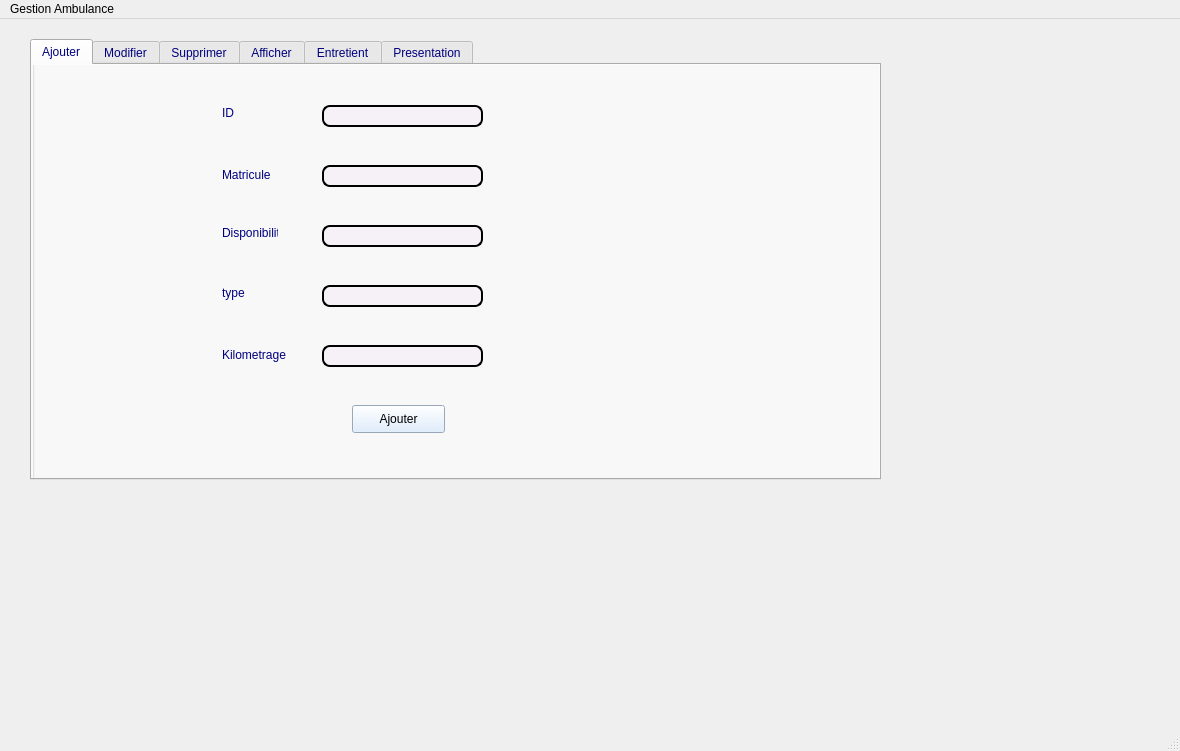
<?xml version="1.0" encoding="UTF-8"?>
<ui version="4.0">
 <class>MainWindow</class>
 <widget class="QMainWindow" name="MainWindow">
  <property name="geometry">
   <rect>
    <x>0</x>
    <y>0</y>
    <width>1180</width>
    <height>751</height>
   </rect>
  </property>
  <property name="windowTitle">
   <string>MainWindow</string>
  </property>
  <widget class="QWidget" name="centralwidget">
   <widget class="QTabWidget" name="table_ambulance">
    <property name="geometry">
     <rect>
      <x>30</x>
      <y>20</y>
      <width>851</width>
      <height>441</height>
     </rect>
    </property>
    <property name="cursor">
     <cursorShape>ArrowCursor</cursorShape>
    </property>
    <property name="styleSheet">
     <string notr="true">color: rgb(255, 0, 0);
color: rgb(0, 0, 127);</string>
    </property>
    <property name="currentIndex">
     <number>0</number>
    </property>
    <widget class="QWidget" name="tab_10">
     <attribute name="title">
      <string>Ajouter</string>
     </attribute>
     <widget class="QGroupBox" name="groupBox_5">
      <property name="geometry">
       <rect>
        <x>0</x>
        <y>-30</y>
        <width>1061</width>
        <height>521</height>
       </rect>
      </property>
      <property name="styleSheet">
       <string notr="true">file:///C:/Users/onsbe/Desktop/QT/327830503_753911096167635_7698703447118644401_n.png</string>
      </property>
      <property name="title">
       <string>Ajout</string>
      </property>
      <widget class="QLabel" name="label_29">
       <property name="geometry">
        <rect>
         <x>190</x>
         <y>70</y>
         <width>56</width>
         <height>16</height>
        </rect>
       </property>
       <property name="styleSheet">
        <string notr="true">color: rgb(0, 0, 127);</string>
       </property>
       <property name="text">
        <string>ID</string>
       </property>
      </widget>
      <widget class="QLabel" name="label_30">
       <property name="geometry">
        <rect>
         <x>190</x>
         <y>250</y>
         <width>56</width>
         <height>16</height>
        </rect>
       </property>
       <property name="styleSheet">
        <string notr="true">color: rgb(0, 0, 127);</string>
       </property>
       <property name="text">
        <string>type</string>
       </property>
      </widget>
      <widget class="QLabel" name="label_31">
       <property name="geometry">
        <rect>
         <x>190</x>
         <y>190</y>
         <width>56</width>
         <height>16</height>
        </rect>
       </property>
       <property name="styleSheet">
        <string notr="true">color: rgb(0, 0, 127);</string>
       </property>
       <property name="text">
        <string>Disponibilité</string>
       </property>
      </widget>
      <widget class="QLabel" name="label_32">
       <property name="geometry">
        <rect>
         <x>190</x>
         <y>130</y>
         <width>61</width>
         <height>20</height>
        </rect>
       </property>
       <property name="styleSheet">
        <string notr="true">color: rgb(0, 0, 127);</string>
       </property>
       <property name="text">
        <string>Matricule</string>
       </property>
      </widget>
      <widget class="QLabel" name="label_33">
       <property name="geometry">
        <rect>
         <x>190</x>
         <y>310</y>
         <width>71</width>
         <height>20</height>
        </rect>
       </property>
       <property name="styleSheet">
        <string notr="true">color: rgb(0, 0, 127);</string>
       </property>
       <property name="text">
        <string>Kilometrage</string>
       </property>
      </widget>
      <widget class="QPushButton" name="pb_ajouter">
       <property name="geometry">
        <rect>
         <x>320</x>
         <y>370</y>
         <width>93</width>
         <height>28</height>
        </rect>
       </property>
       <property name="cursor">
        <cursorShape>CrossCursor</cursorShape>
       </property>
       <property name="styleSheet">
        <string notr="true">background-color: rgb(216, 234, 255);
color: rgb(0, 0, 0);</string>
       </property>
       <property name="text">
        <string>Ajouter</string>
       </property>
      </widget>
      <widget class="QLabel" name="label_2">
       <property name="geometry">
        <rect>
         <x>0</x>
         <y>-10</y>
         <width>841</width>
         <height>451</height>
        </rect>
       </property>
       <property name="text">
        <string/>
       </property>
       <property name="pixmap">
        <pixmap resource="pics.qrc">:/pics/Sans titre-4.jpg</pixmap>
       </property>
       <property name="scaledContents">
        <bool>true</bool>
       </property>
       <property name="alignment">
        <set>Qt::AlignBottom|Qt::AlignHCenter</set>
       </property>
       <property name="margin">
        <number>-1</number>
       </property>
       <property name="indent">
        <number>14</number>
       </property>
       <property name="openExternalLinks">
        <bool>false</bool>
       </property>
      </widget>
      <widget class="QLineEdit" name="le_type">
       <property name="geometry">
        <rect>
         <x>290</x>
         <y>250</y>
         <width>161</width>
         <height>22</height>
        </rect>
       </property>
       <property name="styleSheet">
        <string notr="true">QLineEdit {



background-color: rgb(246, 241, 247);

padding: 1px;

border-style: solid;

border: 2px solid bleu;

border-radius: 8px;

}

</string>
       </property>
      </widget>
      <widget class="QLineEdit" name="le_mat">
       <property name="geometry">
        <rect>
         <x>290</x>
         <y>130</y>
         <width>161</width>
         <height>22</height>
        </rect>
       </property>
       <property name="styleSheet">
        <string notr="true">QLineEdit {



background-color: rgb(246, 241, 247);

padding: 1px;

border-style: solid;

border: 2px solid bleu;

border-radius: 8px;

}


</string>
       </property>
      </widget>
      <widget class="QLineEdit" name="le_kilo">
       <property name="geometry">
        <rect>
         <x>290</x>
         <y>310</y>
         <width>161</width>
         <height>22</height>
        </rect>
       </property>
       <property name="styleSheet">
        <string notr="true">QLineEdit {



background-color: rgb(246, 241, 247);

padding: 1px;

border-style: solid;

border: 2px solid bleu;

border-radius: 8px;

}


</string>
       </property>
      </widget>
      <widget class="QLineEdit" name="le_id">
       <property name="geometry">
        <rect>
         <x>290</x>
         <y>70</y>
         <width>161</width>
         <height>22</height>
        </rect>
       </property>
       <property name="styleSheet">
        <string notr="true">QLineEdit {



background-color: rgb(246, 241, 247);

padding: 1px;

border-style: solid;

border: 2px solid bleu;

border-radius: 8px;

}

</string>
       </property>
      </widget>
      <widget class="QLineEdit" name="le_dispo">
       <property name="geometry">
        <rect>
         <x>290</x>
         <y>190</y>
         <width>161</width>
         <height>22</height>
        </rect>
       </property>
       <property name="styleSheet">
        <string notr="true">QLineEdit {



background-color: rgb(246, 241, 247);

padding: 1px;

border-style: solid;

border: 2px solid bleu;

border-radius: 8px;

}

</string>
       </property>
      </widget>
      <zorder>label_2</zorder>
      <zorder>label_29</zorder>
      <zorder>label_30</zorder>
      <zorder>label_31</zorder>
      <zorder>label_32</zorder>
      <zorder>label_33</zorder>
      <zorder>pb_ajouter</zorder>
      <zorder>le_type</zorder>
      <zorder>le_mat</zorder>
      <zorder>le_kilo</zorder>
      <zorder>le_id</zorder>
      <zorder>le_dispo</zorder>
     </widget>
    </widget>
    <widget class="QWidget" name="tab_11">
     <attribute name="title">
      <string>Modifier</string>
     </attribute>
     <widget class="QGroupBox" name="groupBox_6">
      <property name="geometry">
       <rect>
        <x>-10</x>
        <y>-20</y>
        <width>851</width>
        <height>431</height>
       </rect>
      </property>
      <property name="styleSheet">
       <string notr="true"/>
      </property>
      <property name="title">
       <string>Modification</string>
      </property>
      <widget class="QPushButton" name="pushButton_11">
       <property name="geometry">
        <rect>
         <x>300</x>
         <y>380</y>
         <width>93</width>
         <height>28</height>
        </rect>
       </property>
       <property name="cursor">
        <cursorShape>CrossCursor</cursorShape>
       </property>
       <property name="styleSheet">
        <string notr="true">background-color: rgb(179, 230, 253);</string>
       </property>
       <property name="text">
        <string>Modifier</string>
       </property>
      </widget>
      <widget class="QLabel" name="label_34">
       <property name="geometry">
        <rect>
         <x>240</x>
         <y>120</y>
         <width>56</width>
         <height>16</height>
        </rect>
       </property>
       <property name="styleSheet">
        <string notr="true">color: rgb(0, 0, 127);</string>
       </property>
       <property name="text">
        <string>type</string>
       </property>
      </widget>
      <widget class="QLabel" name="label_37">
       <property name="geometry">
        <rect>
         <x>240</x>
         <y>180</y>
         <width>56</width>
         <height>16</height>
        </rect>
       </property>
       <property name="styleSheet">
        <string notr="true">color: rgb(0, 0, 127);</string>
       </property>
       <property name="text">
        <string>Disponibilité</string>
       </property>
      </widget>
      <widget class="QLineEdit" name="lineEdit_38">
       <property name="geometry">
        <rect>
         <x>340</x>
         <y>120</y>
         <width>161</width>
         <height>22</height>
        </rect>
       </property>
       <property name="styleSheet">
        <string notr="true">QLineEdit {



background-color: rgb(246, 241, 247);

padding: 1px;

border-style: solid;

border: 2px solid bleu;

border-radius: 8px;

}


</string>
       </property>
      </widget>
      <widget class="QLineEdit" name="lineEdit_39">
       <property name="geometry">
        <rect>
         <x>340</x>
         <y>180</y>
         <width>161</width>
         <height>22</height>
        </rect>
       </property>
       <property name="styleSheet">
        <string notr="true">QLineEdit {



background-color: rgb(246, 241, 247);

padding: 1px;

border-style: solid;

border: 2px solid bleu;

border-radius: 8px;

}

</string>
       </property>
      </widget>
      <widget class="QLabel" name="label_38">
       <property name="geometry">
        <rect>
         <x>240</x>
         <y>60</y>
         <width>56</width>
         <height>16</height>
        </rect>
       </property>
       <property name="styleSheet">
        <string notr="true">color: rgb(0, 0, 127);</string>
       </property>
       <property name="text">
        <string>ID</string>
       </property>
      </widget>
      <widget class="QLineEdit" name="lineEdit_40">
       <property name="geometry">
        <rect>
         <x>340</x>
         <y>300</y>
         <width>161</width>
         <height>22</height>
        </rect>
       </property>
       <property name="styleSheet">
        <string notr="true">QLineEdit {



background-color: rgb(246, 241, 247);

padding: 1px;

border-style: solid;

border: 2px solid bleu;

border-radius: 8px;

}


</string>
       </property>
      </widget>
      <widget class="QLineEdit" name="lineEdit_41">
       <property name="geometry">
        <rect>
         <x>340</x>
         <y>240</y>
         <width>161</width>
         <height>22</height>
        </rect>
       </property>
       <property name="styleSheet">
        <string notr="true">QLineEdit {



background-color: rgb(246, 241, 247);

padding: 1px;

border-style: solid;

border: 2px solid bleu;

border-radius: 8px;

}

</string>
       </property>
      </widget>
      <widget class="QLabel" name="label_39">
       <property name="geometry">
        <rect>
         <x>240</x>
         <y>300</y>
         <width>71</width>
         <height>20</height>
        </rect>
       </property>
       <property name="styleSheet">
        <string notr="true">color: rgb(0, 0, 127);</string>
       </property>
       <property name="text">
        <string>Kilometrage</string>
       </property>
      </widget>
      <widget class="QLineEdit" name="lineEdit_42">
       <property name="geometry">
        <rect>
         <x>340</x>
         <y>60</y>
         <width>161</width>
         <height>22</height>
        </rect>
       </property>
       <property name="styleSheet">
        <string notr="true">QLineEdit {



background-color: rgb(246, 241, 247);

padding: 1px;

border-style: solid;

border: 2px solid bleu;

border-radius: 8px;

}

</string>
       </property>
      </widget>
      <widget class="QLabel" name="label_40">
       <property name="geometry">
        <rect>
         <x>240</x>
         <y>240</y>
         <width>61</width>
         <height>20</height>
        </rect>
       </property>
       <property name="styleSheet">
        <string notr="true">color: rgb(0, 0, 127);</string>
       </property>
       <property name="text">
        <string>Matricule</string>
       </property>
      </widget>
      <widget class="QLabel" name="label">
       <property name="geometry">
        <rect>
         <x>10</x>
         <y>-20</y>
         <width>841</width>
         <height>451</height>
        </rect>
       </property>
       <property name="text">
        <string/>
       </property>
       <property name="pixmap">
        <pixmap resource="pics.qrc">:/pics/Sans titre-4.jpg</pixmap>
       </property>
       <property name="scaledContents">
        <bool>true</bool>
       </property>
       <property name="alignment">
        <set>Qt::AlignBottom|Qt::AlignHCenter</set>
       </property>
       <property name="margin">
        <number>-1</number>
       </property>
       <property name="indent">
        <number>14</number>
       </property>
       <property name="openExternalLinks">
        <bool>false</bool>
       </property>
      </widget>
      <zorder>label</zorder>
      <zorder>pushButton_11</zorder>
      <zorder>label_34</zorder>
      <zorder>label_37</zorder>
      <zorder>lineEdit_38</zorder>
      <zorder>lineEdit_39</zorder>
      <zorder>label_38</zorder>
      <zorder>lineEdit_40</zorder>
      <zorder>lineEdit_41</zorder>
      <zorder>label_39</zorder>
      <zorder>lineEdit_42</zorder>
      <zorder>label_40</zorder>
     </widget>
    </widget>
    <widget class="QWidget" name="tab_13">
     <attribute name="title">
      <string>Supprimer</string>
     </attribute>
     <widget class="QGroupBox" name="groupBox_8">
      <property name="geometry">
       <rect>
        <x>0</x>
        <y>-20</y>
        <width>841</width>
        <height>441</height>
       </rect>
      </property>
      <property name="cursor">
       <cursorShape>ArrowCursor</cursorShape>
      </property>
      <property name="styleSheet">
       <string notr="true">background-color: rgb(64, 26, 255);
background-color: rgb(170, 211, 255);</string>
      </property>
      <property name="title">
       <string>Suppression </string>
      </property>
      <widget class="QLabel" name="label_13">
       <property name="geometry">
        <rect>
         <x>240</x>
         <y>110</y>
         <width>181</width>
         <height>16</height>
        </rect>
       </property>
       <property name="text">
        <string>Saisir l'ID d'Ambulance   :</string>
       </property>
      </widget>
      <widget class="QLabel" name="label_14">
       <property name="geometry">
        <rect>
         <x>250</x>
         <y>150</y>
         <width>21</width>
         <height>16</height>
        </rect>
       </property>
       <property name="text">
        <string>ID :</string>
       </property>
      </widget>
      <widget class="QPushButton" name="pushButton_15">
       <property name="geometry">
        <rect>
         <x>330</x>
         <y>220</y>
         <width>93</width>
         <height>28</height>
        </rect>
       </property>
       <property name="cursor">
        <cursorShape>CrossCursor</cursorShape>
       </property>
       <property name="text">
        <string>Supprimer</string>
       </property>
      </widget>
      <widget class="QLineEdit" name="lineEdit_43">
       <property name="geometry">
        <rect>
         <x>280</x>
         <y>150</y>
         <width>161</width>
         <height>22</height>
        </rect>
       </property>
       <property name="styleSheet">
        <string notr="true">QLineEdit {



background-color: rgb(246, 241, 247);

padding: 1px;

border-style: solid;

border: 2px solid bleu;

border-radius: 8px;

}

</string>
       </property>
      </widget>
      <widget class="QLabel" name="label_4">
       <property name="geometry">
        <rect>
         <x>0</x>
         <y>-20</y>
         <width>841</width>
         <height>451</height>
        </rect>
       </property>
       <property name="text">
        <string/>
       </property>
       <property name="pixmap">
        <pixmap resource="pics.qrc">:/pics/Sans titre-4.jpg</pixmap>
       </property>
       <property name="scaledContents">
        <bool>true</bool>
       </property>
       <property name="alignment">
        <set>Qt::AlignBottom|Qt::AlignHCenter</set>
       </property>
       <property name="margin">
        <number>-1</number>
       </property>
       <property name="indent">
        <number>14</number>
       </property>
       <property name="openExternalLinks">
        <bool>false</bool>
       </property>
      </widget>
      <zorder>label_4</zorder>
      <zorder>label_13</zorder>
      <zorder>label_14</zorder>
      <zorder>pushButton_15</zorder>
      <zorder>lineEdit_43</zorder>
     </widget>
    </widget>
    <widget class="QWidget" name="tab_12">
     <attribute name="title">
      <string>Afficher</string>
     </attribute>
     <widget class="QGroupBox" name="groupBox_7">
      <property name="geometry">
       <rect>
        <x>0</x>
        <y>-20</y>
        <width>991</width>
        <height>481</height>
       </rect>
      </property>
      <property name="styleSheet">
       <string notr="true">background-color: rgb(194, 219, 255);

background-color: rgb(64, 26, 255);
background-color: rgb(170, 211, 255);</string>
      </property>
      <property name="title">
       <string>Affichage</string>
      </property>
      <widget class="QTableView" name="tableView_3">
       <property name="geometry">
        <rect>
         <x>20</x>
         <y>160</y>
         <width>321</width>
         <height>231</height>
        </rect>
       </property>
       <property name="styleSheet">
        <string notr="true"/>
       </property>
      </widget>
      <widget class="QLabel" name="label_11">
       <property name="geometry">
        <rect>
         <x>30</x>
         <y>40</y>
         <width>101</width>
         <height>20</height>
        </rect>
       </property>
       <property name="text">
        <string>Rechercher :</string>
       </property>
      </widget>
      <widget class="QLineEdit" name="lineEdit_5">
       <property name="geometry">
        <rect>
         <x>20</x>
         <y>80</y>
         <width>113</width>
         <height>22</height>
        </rect>
       </property>
       <property name="styleSheet">
        <string notr="true">QLineEdit {



background-color: rgb(246, 241, 247);

padding: 1px;

border-style: solid;

border: 2px solid ;

border-radius: 8px;

}


</string>
       </property>
      </widget>
      <widget class="QRadioButton" name="radioButton_4">
       <property name="geometry">
        <rect>
         <x>140</x>
         <y>40</y>
         <width>97</width>
         <height>20</height>
        </rect>
       </property>
       <property name="text">
        <string>Type</string>
       </property>
      </widget>
      <widget class="QRadioButton" name="radioButton_5">
       <property name="geometry">
        <rect>
         <x>140</x>
         <y>70</y>
         <width>97</width>
         <height>20</height>
        </rect>
       </property>
       <property name="text">
        <string>Matricule</string>
       </property>
      </widget>
      <widget class="QRadioButton" name="radioButton_6">
       <property name="geometry">
        <rect>
         <x>140</x>
         <y>100</y>
         <width>97</width>
         <height>20</height>
        </rect>
       </property>
       <property name="text">
        <string>ID </string>
       </property>
      </widget>
      <widget class="QPushButton" name="pushButton_12">
       <property name="geometry">
        <rect>
         <x>20</x>
         <y>120</y>
         <width>93</width>
         <height>28</height>
        </rect>
       </property>
       <property name="cursor">
        <cursorShape>CrossCursor</cursorShape>
       </property>
       <property name="styleSheet">
        <string notr="true">QPushButton {







	background-color: rgb(85, 85, 255);






color: black;















border-width: 1px;







border-color: #339;







border-style: solid;







border-radius: 7;







padding: 3px;







font-size: 12px;







padding-left: 10px;







padding-right: 10px;















}</string>
       </property>
       <property name="text">
        <string>Afficher</string>
       </property>
      </widget>
      <widget class="QLabel" name="label_12">
       <property name="geometry">
        <rect>
         <x>330</x>
         <y>50</y>
         <width>81</width>
         <height>16</height>
        </rect>
       </property>
       <property name="text">
        <string>Trier par :</string>
       </property>
      </widget>
      <widget class="QComboBox" name="comboBox_2">
       <property name="geometry">
        <rect>
         <x>410</x>
         <y>50</y>
         <width>91</width>
         <height>22</height>
        </rect>
       </property>
       <property name="styleSheet">
        <string notr="true">color: rgb(0, 0, 0);</string>
       </property>
       <item>
        <property name="text">
         <string>Type</string>
        </property>
       </item>
       <item>
        <property name="text">
         <string>Matricule</string>
        </property>
       </item>
       <item>
        <property name="text">
         <string>ID</string>
        </property>
       </item>
      </widget>
      <widget class="QPushButton" name="pushButton_13">
       <property name="geometry">
        <rect>
         <x>350</x>
         <y>90</y>
         <width>93</width>
         <height>28</height>
        </rect>
       </property>
       <property name="cursor">
        <cursorShape>CrossCursor</cursorShape>
       </property>
       <property name="styleSheet">
        <string notr="true">QPushButton {
	background-color: rgb(174, 199, 253);
	













color: black;















border-width: 1px;







border-color: #339;







border-style: solid;







border-radius: 7;







padding: 3px;







font-size: 12px;







padding-left: 10px;







padding-right: 10px;















}</string>
       </property>
       <property name="text">
        <string>Afficher</string>
       </property>
      </widget>
      <widget class="QPushButton" name="pushButton_14">
       <property name="geometry">
        <rect>
         <x>390</x>
         <y>390</y>
         <width>93</width>
         <height>28</height>
        </rect>
       </property>
       <property name="cursor">
        <cursorShape>CrossCursor</cursorShape>
       </property>
       <property name="styleSheet">
        <string notr="true">QPushButton {







background-color: rgb(222, 222, 222);







color: black;















border-width: 1px;







border-color: #339;







border-style: solid;







border-radius: 7;







padding: 3px;







font-size: 12px;







padding-left: 10px;







padding-right: 10px;















}</string>
       </property>
       <property name="text">
        <string>PDF</string>
       </property>
      </widget>
      <widget class="QLabel" name="label_3">
       <property name="geometry">
        <rect>
         <x>0</x>
         <y>-20</y>
         <width>841</width>
         <height>481</height>
        </rect>
       </property>
       <property name="text">
        <string/>
       </property>
       <property name="pixmap">
        <pixmap resource="pics.qrc">:/pics/Sans titre-4.jpg</pixmap>
       </property>
       <property name="scaledContents">
        <bool>true</bool>
       </property>
       <property name="alignment">
        <set>Qt::AlignBottom|Qt::AlignHCenter</set>
       </property>
       <property name="margin">
        <number>-1</number>
       </property>
       <property name="indent">
        <number>14</number>
       </property>
       <property name="openExternalLinks">
        <bool>false</bool>
       </property>
      </widget>
      <zorder>label_3</zorder>
      <zorder>tableView_3</zorder>
      <zorder>label_11</zorder>
      <zorder>lineEdit_5</zorder>
      <zorder>radioButton_4</zorder>
      <zorder>radioButton_5</zorder>
      <zorder>radioButton_6</zorder>
      <zorder>pushButton_12</zorder>
      <zorder>label_12</zorder>
      <zorder>comboBox_2</zorder>
      <zorder>pushButton_13</zorder>
      <zorder>pushButton_14</zorder>
     </widget>
    </widget>
    <widget class="QWidget" name="tab_14">
     <attribute name="title">
      <string>Entretient</string>
     </attribute>
     <widget class="QWidget" name="widget_3" native="true">
      <property name="geometry">
       <rect>
        <x>0</x>
        <y>0</y>
        <width>1051</width>
        <height>481</height>
       </rect>
      </property>
      <property name="styleSheet">
       <string notr="true">font: 75 8pt &quot;MS Shell Dlg 2&quot;;</string>
      </property>
      <widget class="QLineEdit" name="lineEdit_44">
       <property name="geometry">
        <rect>
         <x>70</x>
         <y>80</y>
         <width>161</width>
         <height>22</height>
        </rect>
       </property>
       <property name="styleSheet">
        <string notr="true">QLineEdit {



background-color: rgb(246, 241, 247);

padding: 1px;

border-style: solid;

border: 2px solid bleu;

border-radius: 8px;

}

</string>
       </property>
      </widget>
      <widget class="QLabel" name="label_15">
       <property name="geometry">
        <rect>
         <x>20</x>
         <y>80</y>
         <width>56</width>
         <height>16</height>
        </rect>
       </property>
       <property name="text">
        <string>ID</string>
       </property>
      </widget>
      <widget class="QLabel" name="label_41">
       <property name="geometry">
        <rect>
         <x>30</x>
         <y>40</y>
         <width>181</width>
         <height>16</height>
        </rect>
       </property>
       <property name="text">
        <string>Saisir l'ID d'Ambulance   :</string>
       </property>
      </widget>
      <widget class="QPushButton" name="pushButton_16">
       <property name="geometry">
        <rect>
         <x>310</x>
         <y>80</y>
         <width>93</width>
         <height>28</height>
        </rect>
       </property>
       <property name="cursor">
        <cursorShape>CrossCursor</cursorShape>
       </property>
       <property name="text">
        <string>Valider</string>
       </property>
      </widget>
      <widget class="QListWidget" name="listWidget_4">
       <property name="geometry">
        <rect>
         <x>40</x>
         <y>150</y>
         <width>256</width>
         <height>192</height>
        </rect>
       </property>
      </widget>
      <widget class="QLabel" name="label_5">
       <property name="geometry">
        <rect>
         <x>0</x>
         <y>-30</y>
         <width>841</width>
         <height>441</height>
        </rect>
       </property>
       <property name="text">
        <string/>
       </property>
       <property name="pixmap">
        <pixmap resource="pics.qrc">:/pics/Sans titre-4.jpg</pixmap>
       </property>
       <property name="scaledContents">
        <bool>true</bool>
       </property>
       <property name="alignment">
        <set>Qt::AlignBottom|Qt::AlignHCenter</set>
       </property>
       <property name="margin">
        <number>-1</number>
       </property>
       <property name="indent">
        <number>14</number>
       </property>
       <property name="openExternalLinks">
        <bool>false</bool>
       </property>
      </widget>
      <zorder>label_5</zorder>
      <zorder>lineEdit_44</zorder>
      <zorder>label_15</zorder>
      <zorder>label_41</zorder>
      <zorder>pushButton_16</zorder>
      <zorder>listWidget_4</zorder>
     </widget>
    </widget>
    <widget class="QWidget" name="tab_15">
     <attribute name="title">
      <string>Presentation</string>
     </attribute>
     <widget class="QWidget" name="widget_4" native="true">
      <property name="geometry">
       <rect>
        <x>0</x>
        <y>0</y>
        <width>1051</width>
        <height>481</height>
       </rect>
      </property>
      <property name="styleSheet">
       <string notr="true">font: 75 8pt &quot;MS Shell Dlg 2&quot;;</string>
      </property>
      <widget class="QLineEdit" name="lineEdit_45">
       <property name="geometry">
        <rect>
         <x>70</x>
         <y>80</y>
         <width>161</width>
         <height>22</height>
        </rect>
       </property>
       <property name="styleSheet">
        <string notr="true">QLineEdit {



background-color: rgb(246, 241, 247);

padding: 1px;

border-style: solid;

border: 2px solid bleu;

border-radius: 8px;

}

</string>
       </property>
      </widget>
      <widget class="QLabel" name="label_42">
       <property name="geometry">
        <rect>
         <x>20</x>
         <y>80</y>
         <width>56</width>
         <height>16</height>
        </rect>
       </property>
       <property name="text">
        <string>ID</string>
       </property>
      </widget>
      <widget class="QLabel" name="label_43">
       <property name="geometry">
        <rect>
         <x>30</x>
         <y>40</y>
         <width>181</width>
         <height>16</height>
        </rect>
       </property>
       <property name="text">
        <string>Saisir l'ID d'Ambulance   :</string>
       </property>
      </widget>
      <widget class="QPushButton" name="pushButton_17">
       <property name="geometry">
        <rect>
         <x>310</x>
         <y>80</y>
         <width>93</width>
         <height>28</height>
        </rect>
       </property>
       <property name="cursor">
        <cursorShape>CrossCursor</cursorShape>
       </property>
       <property name="text">
        <string>Valider</string>
       </property>
      </widget>
      <widget class="QLabel" name="label_6">
       <property name="geometry">
        <rect>
         <x>0</x>
         <y>-30</y>
         <width>861</width>
         <height>461</height>
        </rect>
       </property>
       <property name="text">
        <string/>
       </property>
       <property name="pixmap">
        <pixmap resource="pics.qrc">:/pics/Sans titre-4.jpg</pixmap>
       </property>
       <property name="scaledContents">
        <bool>true</bool>
       </property>
       <property name="alignment">
        <set>Qt::AlignBottom|Qt::AlignHCenter</set>
       </property>
       <property name="margin">
        <number>-1</number>
       </property>
       <property name="indent">
        <number>14</number>
       </property>
       <property name="openExternalLinks">
        <bool>false</bool>
       </property>
      </widget>
      <widget class="QGraphicsView" name="graphicsView">
       <property name="geometry">
        <rect>
         <x>180</x>
         <y>140</y>
         <width>256</width>
         <height>192</height>
        </rect>
       </property>
      </widget>
      <zorder>label_6</zorder>
      <zorder>lineEdit_45</zorder>
      <zorder>label_42</zorder>
      <zorder>label_43</zorder>
      <zorder>pushButton_17</zorder>
      <zorder>graphicsView</zorder>
     </widget>
    </widget>
   </widget>
  </widget>
  <widget class="QMenuBar" name="menubar">
   <property name="geometry">
    <rect>
     <x>0</x>
     <y>0</y>
     <width>1180</width>
     <height>26</height>
    </rect>
   </property>
   <widget class="QMenu" name="menuGestion_Ambulance">
    <property name="title">
     <string>Gestion Ambulance</string>
    </property>
   </widget>
   <addaction name="menuGestion_Ambulance"/>
  </widget>
  <widget class="QStatusBar" name="statusbar"/>
 </widget>
 <resources>
  <include location="pics.qrc"/>
 </resources>
 <connections/>
</ui>
